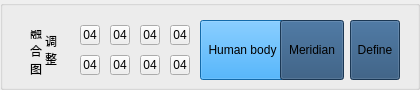
           <widget class="QGroupBox" name="groupBox_6">
            <property name="geometry">
             <rect>
              <x>860</x>
              <y>0</y>
              <width>420</width>
              <height>90</height>
             </rect>
            </property>
            <property name="minimumSize">
             <size>
              <width>420</width>
              <height>90</height>
             </size>
            </property>
            <property name="maximumSize">
             <size>
              <width>420</width>
              <height>90</height>
             </size>
            </property>
            <property name="styleSheet">
             <string notr="true">QGroupBox{
background-image: url(:/IRProc/DataBg3);
}</string>
            </property>
            <property name="title">
             <string/>
            </property>
            <widget class="QToolButton" name="toolButton_10">
             <property name="geometry">
              <rect>
               <x>200</x>
               <y>20</y>
               <width>85</width>
               <height>60</height>
              </rect>
             </property>
             <property name="minimumSize">
              <size>
               <width>85</width>
               <height>60</height>
              </size>
             </property>
             <property name="maximumSize">
              <size>
               <width>64</width>
               <height>60</height>
              </size>
             </property>
             <property name="styleSheet">
              <string notr="true">background-color: rgb(26,149,238);</string>
             </property>
             <property name="text">
              <string>Human body</string>
             </property>
             <property name="icon">
              <iconset resource="IRProc.qrc">
               <normaloff>:/IRProc/M-Human</normaloff>:/IRProc/M-Human</iconset>
             </property>
             <property name="iconSize">
              <size>
               <width>40</width>
               <height>40</height>
              </size>
             </property>
             <property name="toolButtonStyle">
              <enum>Qt::ToolButtonTextUnderIcon</enum>
             </property>
            </widget>
            <widget class="QToolButton" name="toolButton_11">
             <property name="geometry">
              <rect>
               <x>280</x>
               <y>20</y>
               <width>64</width>
               <height>60</height>
              </rect>
             </property>
             <property name="minimumSize">
              <size>
               <width>64</width>
               <height>60</height>
              </size>
             </property>
             <property name="maximumSize">
              <size>
               <width>48</width>
               <height>48</height>
              </size>
             </property>
             <property name="styleSheet">
              <string notr="true">background-color: rgb(37, 77, 118);</string>
             </property>
             <property name="text">
              <string>Meridian</string>
             </property>
             <property name="icon">
              <iconset resource="IRProc.qrc">
               <normaloff>:/IRProc/M-Meridian</normaloff>:/IRProc/M-Meridian</iconset>
             </property>
             <property name="iconSize">
              <size>
               <width>40</width>
               <height>40</height>
              </size>
             </property>
             <property name="toolButtonStyle">
              <enum>Qt::ToolButtonTextUnderIcon</enum>
             </property>
            </widget>
            <widget class="QToolButton" name="toolButton_12">
             <property name="geometry">
              <rect>
               <x>350</x>
               <y>20</y>
               <width>50</width>
               <height>60</height>
              </rect>
             </property>
             <property name="minimumSize">
              <size>
               <width>50</width>
               <height>60</height>
              </size>
             </property>
             <property name="maximumSize">
              <size>
               <width>48</width>
               <height>60</height>
              </size>
             </property>
             <property name="styleSheet">
              <string notr="true">background-color: rgb(37, 77, 118);</string>
             </property>
             <property name="text">
              <string>Define</string>
             </property>
             <property name="icon">
              <iconset resource="IRProc.qrc">
               <normaloff>:/IRProc/M-Define</normaloff>:/IRProc/M-Define</iconset>
             </property>
             <property name="iconSize">
              <size>
               <width>30</width>
               <height>50</height>
              </size>
             </property>
             <property name="toolButtonStyle">
              <enum>Qt::ToolButtonTextUnderIcon</enum>
             </property>
            </widget>
            <widget class="QLabel" name="label_37">
             <property name="geometry">
              <rect>
               <x>45</x>
               <y>25</y>
               <width>16</width>
               <height>50</height>
              </rect>
             </property>
             <property name="styleSheet">
              <string notr="true"/>
             </property>
             <property name="text">
              <string>调
整</string>
             </property>
             <property name="alignment">
              <set>Qt::AlignLeading|Qt::AlignLeft|Qt::AlignVCenter</set>
             </property>
            </widget>
            <widget class="QLabel" name="label_38">
             <property name="geometry">
              <rect>
               <x>30</x>
               <y>30</y>
               <width>16</width>
               <height>55</height>
              </rect>
             </property>
             <property name="styleSheet">
              <string notr="true"/>
             </property>
             <property name="text">
              <string>融
合
图
</string>
             </property>
             <property name="alignment">
              <set>Qt::AlignLeading|Qt::AlignLeft|Qt::AlignVCenter</set>
             </property>
            </widget>
            <widget class="QToolButton" name="toolButton_60">
             <property name="geometry">
              <rect>
               <x>80</x>
               <y>55</y>
               <width>20</width>
               <height>20</height>
              </rect>
             </property>
             <property name="minimumSize">
              <size>
               <width>20</width>
               <height>20</height>
              </size>
             </property>
             <property name="maximumSize">
              <size>
               <width>20</width>
               <height>20</height>
              </size>
             </property>
             <property name="styleSheet">
              <string notr="true"/>
             </property>
             <property name="text">
              <string>04</string>
             </property>
             <property name="icon">
              <iconset resource="IRProc.qrc">
               <normaloff>:/IRProc/M05</normaloff>:/IRProc/M05</iconset>
             </property>
             <property name="iconSize">
              <size>
               <width>20</width>
               <height>20</height>
              </size>
             </property>
            </widget>
            <widget class="QToolButton" name="toolButton_61">
             <property name="geometry">
              <rect>
               <x>170</x>
               <y>55</y>
               <width>20</width>
               <height>20</height>
              </rect>
             </property>
             <property name="minimumSize">
              <size>
               <width>20</width>
               <height>20</height>
              </size>
             </property>
             <property name="maximumSize">
              <size>
               <width>20</width>
               <height>20</height>
              </size>
             </property>
             <property name="styleSheet">
              <string notr="true"/>
             </property>
             <property name="text">
              <string>04</string>
             </property>
             <property name="icon">
              <iconset resource="IRProc.qrc">
               <normaloff>:/IRProc/M08</normaloff>:/IRProc/M08</iconset>
             </property>
             <property name="iconSize">
              <size>
               <width>20</width>
               <height>20</height>
              </size>
             </property>
            </widget>
            <widget class="QToolButton" name="toolButton_62">
             <property name="geometry">
              <rect>
               <x>80</x>
               <y>25</y>
               <width>20</width>
               <height>20</height>
              </rect>
             </property>
             <property name="minimumSize">
              <size>
               <width>20</width>
               <height>20</height>
              </size>
             </property>
             <property name="maximumSize">
              <size>
               <width>20</width>
               <height>20</height>
              </size>
             </property>
             <property name="styleSheet">
              <string notr="true"/>
             </property>
             <property name="text">
              <string>04</string>
             </property>
             <property name="icon">
              <iconset resource="IRProc.qrc">
               <normaloff>:/IRProc/M01-Sel</normaloff>:/IRProc/M01-Sel</iconset>
             </property>
             <property name="iconSize">
              <size>
               <width>20</width>
               <height>20</height>
              </size>
             </property>
            </widget>
            <widget class="QToolButton" name="toolButton_63">
             <property name="geometry">
              <rect>
               <x>110</x>
               <y>25</y>
               <width>20</width>
               <height>20</height>
              </rect>
             </property>
             <property name="minimumSize">
              <size>
               <width>20</width>
               <height>20</height>
              </size>
             </property>
             <property name="maximumSize">
              <size>
               <width>20</width>
               <height>20</height>
              </size>
             </property>
             <property name="styleSheet">
              <string notr="true"/>
             </property>
             <property name="text">
              <string>04</string>
             </property>
             <property name="icon">
              <iconset resource="IRProc.qrc">
               <normaloff>:/IRProc/M02</normaloff>:/IRProc/M02</iconset>
             </property>
             <property name="iconSize">
              <size>
               <width>20</width>
               <height>20</height>
              </size>
             </property>
            </widget>
            <widget class="QToolButton" name="toolButton_64">
             <property name="geometry">
              <rect>
               <x>140</x>
               <y>25</y>
               <width>20</width>
               <height>20</height>
              </rect>
             </property>
             <property name="minimumSize">
              <size>
               <width>20</width>
               <height>20</height>
              </size>
             </property>
             <property name="maximumSize">
              <size>
               <width>20</width>
               <height>20</height>
              </size>
             </property>
             <property name="styleSheet">
              <string notr="true"/>
             </property>
             <property name="text">
              <string>04</string>
             </property>
             <property name="icon">
              <iconset resource="IRProc.qrc">
               <normaloff>:/IRProc/M03</normaloff>:/IRProc/M03</iconset>
             </property>
             <property name="iconSize">
              <size>
               <width>20</width>
               <height>20</height>
              </size>
             </property>
            </widget>
            <widget class="QToolButton" name="toolButton_65">
             <property name="geometry">
              <rect>
               <x>140</x>
               <y>55</y>
               <width>20</width>
               <height>20</height>
              </rect>
             </property>
             <property name="minimumSize">
              <size>
               <width>20</width>
               <height>20</height>
              </size>
             </property>
             <property name="maximumSize">
              <size>
               <width>20</width>
               <height>20</height>
              </size>
             </property>
             <property name="styleSheet">
              <string notr="true"/>
             </property>
             <property name="text">
              <string>04</string>
             </property>
             <property name="icon">
              <iconset resource="IRProc.qrc">
               <normaloff>:/IRProc/M07</normaloff>:/IRProc/M07</iconset>
             </property>
             <property name="iconSize">
              <size>
               <width>20</width>
               <height>20</height>
              </size>
             </property>
            </widget>
            <widget class="QToolButton" name="toolButton_66">
             <property name="geometry">
              <rect>
               <x>170</x>
               <y>25</y>
               <width>20</width>
               <height>20</height>
              </rect>
             </property>
             <property name="minimumSize">
              <size>
               <width>20</width>
               <height>20</height>
              </size>
             </property>
             <property name="maximumSize">
              <size>
               <width>20</width>
               <height>20</height>
              </size>
             </property>
             <property name="styleSheet">
              <string notr="true"/>
             </property>
             <property name="text">
              <string>04</string>
             </property>
             <property name="icon">
              <iconset resource="IRProc.qrc">
               <normaloff>:/IRProc/M04</normaloff>:/IRProc/M04</iconset>
             </property>
             <property name="iconSize">
              <size>
               <width>20</width>
               <height>20</height>
              </size>
             </property>
            </widget>
            <widget class="QToolButton" name="toolButton_67">
             <property name="geometry">
              <rect>
               <x>110</x>
               <y>55</y>
               <width>20</width>
               <height>20</height>
              </rect>
             </property>
             <property name="minimumSize">
              <size>
               <width>20</width>
               <height>20</height>
              </size>
             </property>
             <property name="maximumSize">
              <size>
               <width>20</width>
               <height>20</height>
              </size>
             </property>
             <property name="styleSheet">
              <string notr="true"/>
             </property>
             <property name="text">
              <string>04</string>
             </property>
             <property name="icon">
              <iconset resource="IRProc.qrc">
               <normaloff>:/IRProc/M06</normaloff>:/IRProc/M06</iconset>
             </property>
             <property name="iconSize">
              <size>
               <width>20</width>
               <height>20</height>
              </size>
             </property>
            </widget>
           </widget>
